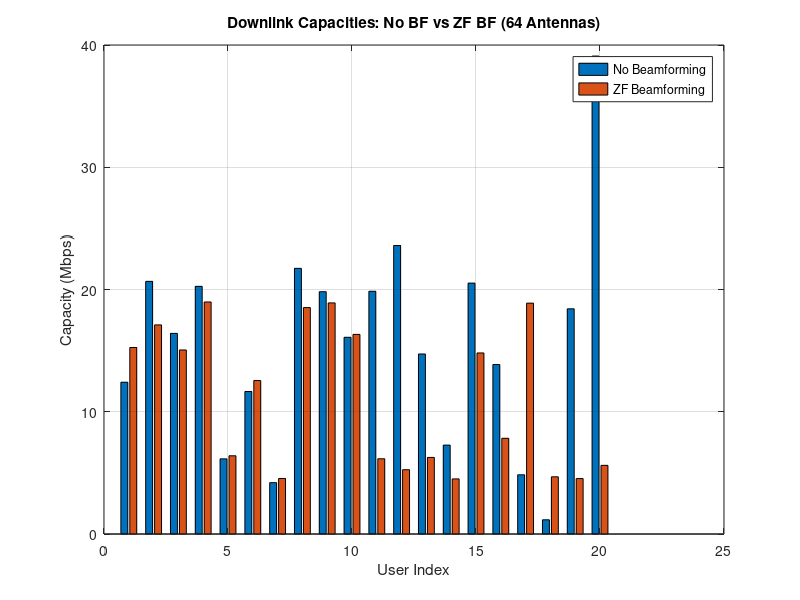

MATLAB code to generate this figure:
% Parameters
fc = 2e9; % Carrier frequency (2 GHz)
B = 10e6; % Bandwidth (10 MHz)
P_tx = 20; % Transmit power (20 W)
P_noise = 1e-12; % Noise power (1 pW)
c = 3e8; % Speed of light
N_antennas = 64; % Number of antennas per BS (now 64)

% Base station locations
BS1 = [0, 0];
BS2 = [1500, 0];

% Generate random user locations
rng(42); % Set seed for reproducibility
users_BS1 = -2000 + 4000 * rand(10, 2); % Cluster 1: 10 users within 2 km of BS1
users_BS2 = [1500, 0] + (-2000 + 4000 * rand(10, 2)); % Cluster 2: 10 users within 2 km of BS2

% Initialize arrays to store capacities
capacities_no_BF_BS1 = zeros(10, 1); % Capacities without beamforming (BS1 users)
capacities_no_BF_BS2 = zeros(10, 1); % Capacities without beamforming (BS2 users)
capacities_ZF_BF_BS1 = zeros(10, 1); % Capacities with ZF beamforming (BS1 users)
capacities_ZF_BF_BS2 = zeros(10, 1); % Capacities with ZF beamforming (BS2 users)

% Function to calculate path loss
PL = @(d) 20 * log10(d) + 20 * log10(fc) + 20 * log10((4 * pi) / c);

% Calculate channel vectors for all users
H_BS1 = zeros(10, N_antennas); % Channel vectors for BS1 users (10x64)
H_BS2 = zeros(10, N_antennas); % Channel vectors for BS2 users (10x64)

for i = 1:10
    % Distance to BS1 and BS2
    d1 = norm(users_BS1(i, :) - BS1);
    d2 = norm(users_BS1(i, :) - BS2);
    
    % Path loss and channel gain
    PL1 = PL(d1);
    PL2 = PL(d2);
    h1 = 10^(-PL1 / 10);
    h2 = 10^(-PL2 / 10);
    
    % Channel vectors (Rayleigh fading)
    H_BS1(i, :) = sqrt(h1) * (randn(1, N_antennas) + 1i * randn(1, N_antennas)) / sqrt(2);
    H_BS2(i, :) = sqrt(h2) * (randn(1, N_antennas) + 1i * randn(1, N_antennas)) / sqrt(2);
end

% Calculate capacities without beamforming
for i = 1:10
    % For BS1 users
    d1 = norm(users_BS1(i, :) - BS1);
    d2 = norm(users_BS1(i, :) - BS2);
    PL1 = PL(d1);
    PL2 = PL(d2);
    h1 = 10^(-PL1 / 10);
    h2 = 10^(-PL2 / 10);
    
    % Received power and interference
    P_rx_BS1 = P_tx * h1;
    P_int_BS1 = P_tx * h2;
    
    % SINR and capacity
    SINR_BS1 = P_rx_BS1 / (P_int_BS1 + P_noise);
    capacities_no_BF_BS1(i) = B * log2(1 + SINR_BS1) / 1e6; % Capacity in Mbps
    
    % For BS2 users
    d1 = norm(users_BS2(i, :) - BS2);
    d2 = norm(users_BS2(i, :) - BS1);
    PL1 = PL(d1);
    PL2 = PL(d2);
    h1 = 10^(-PL1 / 10);
    h2 = 10^(-PL2 / 10);
    
    % Received power and interference
    P_rx_BS2 = P_tx * h1;
    P_int_BS2 = P_tx * h2;
    
    % SINR and capacity
    SINR_BS2 = P_rx_BS2 / (P_int_BS2 + P_noise);
    capacities_no_BF_BS2(i) = B * log2(1 + SINR_BS2) / 1e6; % Capacity in Mbps
end

% ZF Beamforming for BS1 and BS2
W_BS1 = pinv(H_BS1); % ZF weights for BS1 (64x10 matrix)
W_BS2 = pinv(H_BS2); % ZF weights for BS2 (64x10 matrix)

% Normalize beamforming vectors to meet power constraints
W_BS1 = W_BS1 ./ vecnorm(W_BS1, 2, 1); % Normalize columns (64x10)
W_BS2 = W_BS2 ./ vecnorm(W_BS2, 2, 1); % Normalize columns (64x10)

% Calculate capacities with ZF beamforming
for i = 1:10
    % For BS1 users
    desired_power_BS1 = abs(H_BS1(i, :) * W_BS1(:, i))^2 * P_tx;
    interference_power_BS1 = sum(abs(H_BS2(i, :) * W_BS2).^2) * P_tx; % Interference from BS2
    SINR_ZF_BS1 = desired_power_BS1 / (interference_power_BS1 + P_noise);
    capacities_ZF_BF_BS1(i) = B * log2(1 + SINR_ZF_BS1) / 1e6; % Capacity in Mbps
    
    % For BS2 users
    desired_power_BS2 = abs(H_BS2(i, :) * W_BS2(:, i))^2 * P_tx;
    interference_power_BS2 = sum(abs(H_BS1(i, :) * W_BS1).^2) * P_tx; % Interference from BS1
    SINR_ZF_BS2 = desired_power_BS2 / (interference_power_BS2 + P_noise);
    capacities_ZF_BF_BS2(i) = B * log2(1 + SINR_ZF_BS2) / 1e6; % Capacity in Mbps
end

% Combine capacities
all_capacities_no_BF = [capacities_no_BF_BS1; capacities_no_BF_BS2];
all_capacities_ZF_BF = [capacities_ZF_BF_BS1; capacities_ZF_BF_BS2];

% Plot
figure;
bar(1:20, [all_capacities_no_BF, all_capacities_ZF_BF]);
xlabel('User Index');
ylabel('Capacity (Mbps)');
title('Downlink Capacities: No BF vs ZF BF (64 Antennas)');
legend('No Beamforming', 'ZF Beamforming');
grid on;